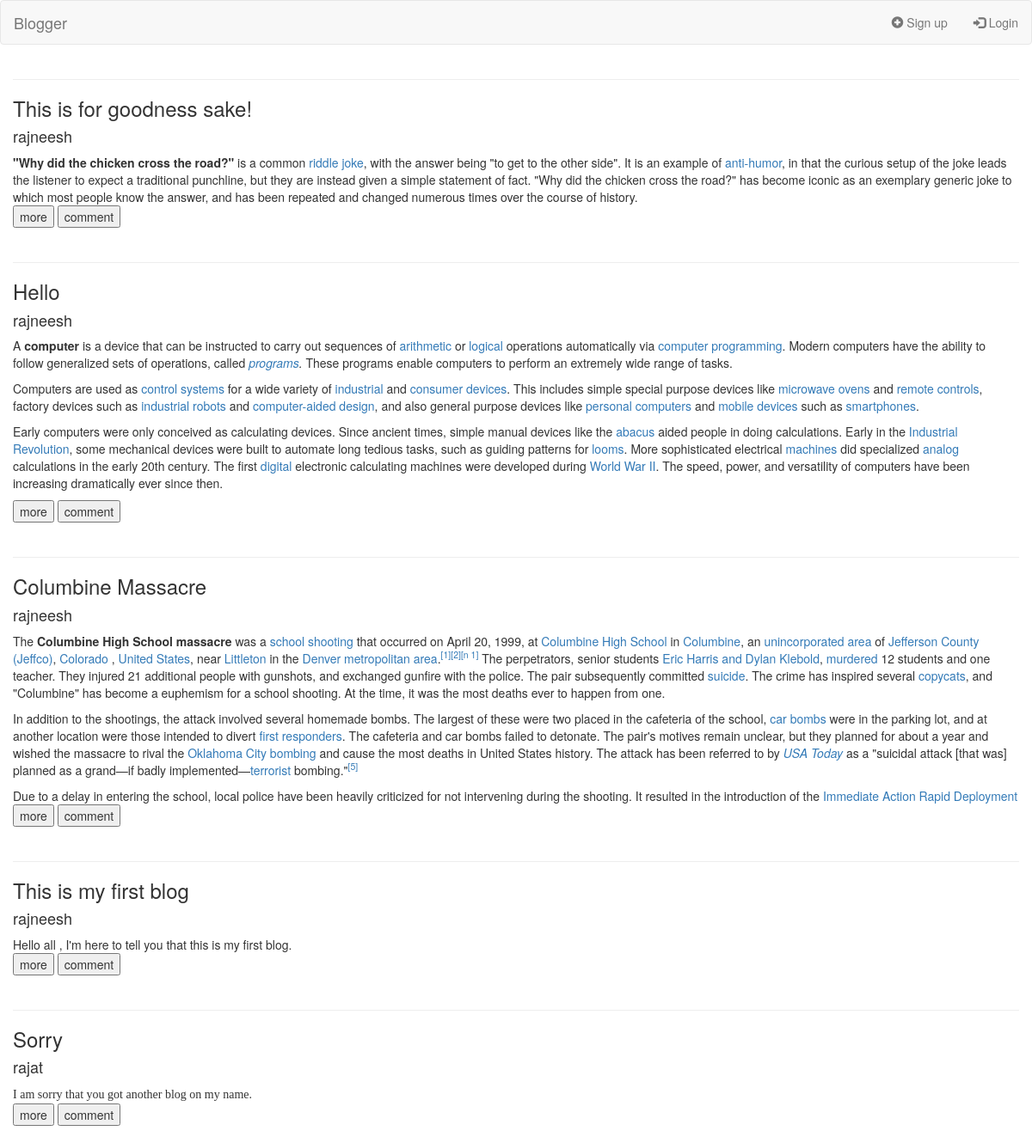
The page / on the database its author committed.
### tables this page shows
CREATE TABLE blog_detail (
    blog_id integer PRIMARY KEY AUTOINCREMENT,
    user_name text NOT NULL,
    title text NOT NULL,
    content text NOT NULL,
    date text NOT NULL,
    published BOOLEAN NOT NULL,
    FOREIGN KEY (user_name) 
    REFERENCES user_details (username));

### app/__init__.py (the view)
@app.route('/')
def index():
   blogs_sent = dbHandler.getAll()
   if 'username' in session:
       return render_template("index.html", logged_in = True,  username=session['username'], blogs=blogs_sent)
   else:
       return render_template("index.html", logged_in = False,  username=None, blogs=blogs_sent)

### app/models.py (called while the page is built)
def getAll():
  msg = "Records were fetched successfully"
  try:
    with sql.connect("database.db") as con:
      con.row_factory = sql.Row
      cur = con.cursor()
      cur.execute("select * from blog_detail")
      rows = cur.fetchall()
      user=[]
      for row in rows:
           user.append(row)
      return (user)
  except:
      print "connection failed"
      return ([], "connection failed")

### app/templates/index.html (shortened to what this page needs)
{%extends 'base.html' %}
{% block nav_right %}
    {%if logged_in %}
      <li><a href="/admin"><span class="glyphicon glyphicon-user"></span> {{username}}</a></li>
    {%else%}
    <li><a href="/register"><span class="glyphicon glyphicon-plus-sign"></span> Sign up</a></li>
      <li><a href="/login"><span class="glyphicon glyphicon-log-in"></span> Login</a></li>
    {%endif%}
{% endblock %}
{%block content%}
{%if logged_in%}
<div class="container">
  <div class="row content">
    <div class="col-sm-12">
      {% for post in blogs %}
        <hr>
        <h2>{{post.user_name}}</h2>
        <h5><span class="glyphicon glyphicon-time"></span>{{post.date}}</h5>
        <h4>{{post.title}}</h4>
        <p>{{post.content | safe }}</p>
        <br><br>
      {% endfor %}
    </div>
  </div>
</div>
{%else%}
  <div class="container">
  <div class="row content">
  {% for post in blogs %}
    <hr>
    <h3>{{ post.title }}</h3>
    <h4>{{ post.user_name }}</h4>
    <div id='blog{{post.blog_id}}' style="display:block;max-height:200px; overflow: hidden;">{{ post.content | safe }}</div>
<button onClick="{if(this.textContent=='more'){document.getElementById('blog{{post.blog_id}}').style.maxHeight='none';this.textContent='less';}else{document.getElementById('blog{{post.blog_id}}').style.maxHeight='200px';this.textContent='more';}}" >more</button>
<button id='comment' onclick="{var div =document.getElementById('comment{{post.blog_id}}');if(div.style.display=='none'){div.style.display='block';get_comment('{{post.blog_id}}')}else{div.style.display='none'}}">comment</button>
    <br><br>
  {% endfor %}
  </div>
  </div>
{%endif%}
{% endblock %}

### app/templates/base.html (shortened to what this page needs)
{% extends "bootstrap/base.html"%}
{% block styles %}
{{super()}}
<link rel="stylesheet"
      href="{{url_for('.static', filename='main.css')}}">
<link rel="stylesheet"
      href="{{url_for('.static', filename='css/font-awesome.min.css')}}">
{% endblock %}
{% block navbar %}
  <nav class="navbar navbar-default">
    <div class="container-fluid">
      <div class="navbar-header">
        <a class="navbar-brand" href="/">Blogger</a>
      </div>
      <ul class="nav navbar-nav navbar-right">
          {% block nav_right %} {% endblock %}
      </ul>
    </div>
  </nav>
{% endblock %}

### app/static/main.css (style rules this page uses)
.row.content { height: fit-content }
body { background-image: "./background.png"; }

### rows shown on the page
blog_detail: title "This is for goodness sake!", user_name "rajneesh", content "\"Why did the chicken cross the road?\" is a common riddle joke , with the answer being \"to get to the other side\". It is an example of anti-humor , in that the curious setup of the joke leads the listener to expect a traditional punchline, but they are instead given a simple statement of fact. \"Why did the chicken cross the road?\" has become iconic as an exemplary generic joke to which most people know the answer, and has been repeated and changed numerous times over the course of history."
blog_detail: title "Hello", user_name "rajneesh", content "A computer is a device that can be instructed to carry out sequences of arithmetic or logical operations automatically via computer programming . Modern computers have the ability to follow generalized sets of operations, called programs . These programs enable computers to perform an extremely wide range of tasks. Computers are used as control systems for a wide variety of industrial and consumer devices . This includes simple special purpose devices like microwave ovens and remote controls , factory devices such as industrial robots and computer-aided design , and also general purpose devices like personal computers and mobile devices such as smartphones . Early computers were only…"
blog_detail: title "Columbine Massacre", user_name "rajneesh", content "The Columbine High School massacre was a school shooting that occurred on April 20, 1999, at Columbine High School in Columbine , an unincorporated area of Jefferson County (Jeffco) , Colorado , United States , near Littleton in the Denver metropolitan area . [1] [2] [n 1] The perpetrators, senior students Eric Harris and Dylan Klebold , murdered 12 students and one teacher. They injured 21 additional people with gunshots, and exchanged gunfire with the police. The pair subsequently committed suicide . The crime has inspired several copycats , and \"Columbine\" has become a euphemism for a school shooting. At the time, it was the most deaths ever to happen from one. In addition to the…"
blog_detail: title "This is my first blog", user_name "rajneesh", content "Hello all , I'm here to tell you that this is my first blog."
blog_detail: title "Sorry", user_name "rajat", content "I am sorry that you got another blog on my name."
